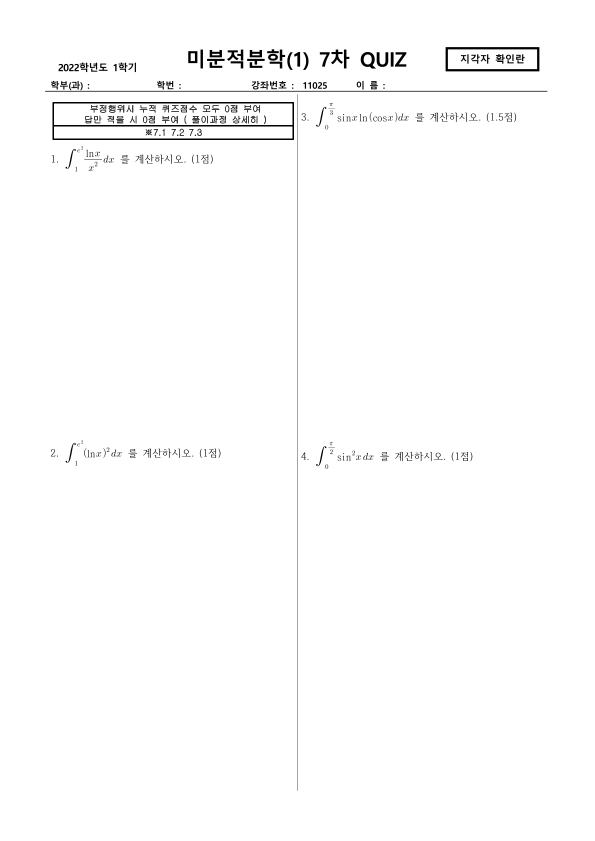
#> input picture step1/Try2 <직사각형 영역 수동 추출>/quiz7-1.png, 1190 x 1682 px (shown at 1/2 size)
$ python 'quiz문제지 직사각형 수동추출.py'
#> lines starting #> are read from the running program, lines starting #| are printed output that depends on the picture
import cv2
import numpy as np

point_list = []
src_img = cv2.imread('quiz7-1.png')    # source image
#> src_img is the input picture: shape (1682, 1190, 3); min 0, max 255, mean 251.9
src_img2 = cv2.resize(src_img,None, fx= 0.5, fy= 0.5, interpolation=cv2.INTER_AREA)  #이미지 사이즈 조정.(비율은 유지되도록 설정)
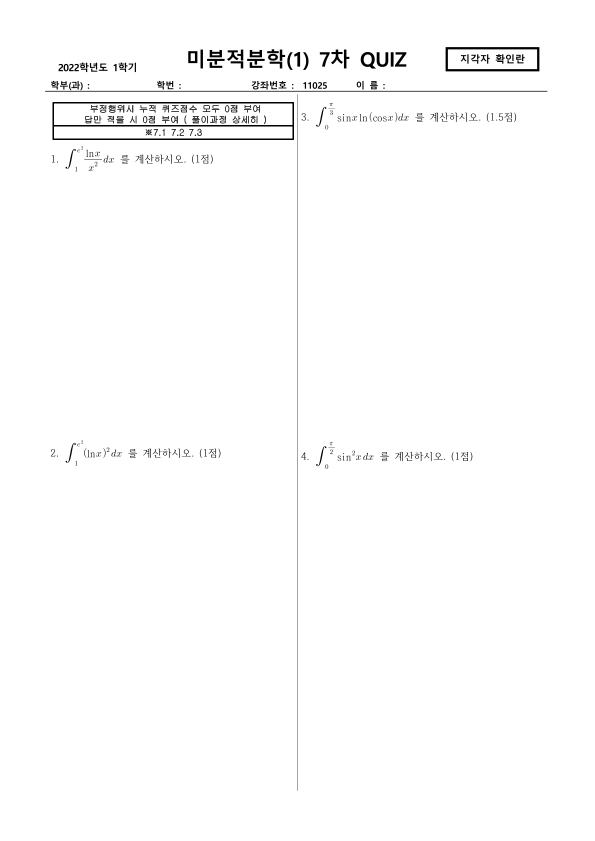
#> src_img2: shape (841, 595, 3); min 0, max 255, mean 251.9
COLOR = (100,0,100)   # 라인 색 설정 (보라색 사용)
THICKNESS = 1  # 라인 두께 설정
drawing = False
def mouse_handler(event,x,y,flags,param):
    global drawing
    dst_img = src_img2.copy()
    if event == cv2.EVENT_LBUTTONDOWN: # 마우스 왼쪽 버튼 DONW
        drawing = True
        point_list.append((x,y)) # 마우스 현재 위치 point_list에 append

    if drawing:
        prev_point = None #직선의 시작점
        for point in point_list:
            cv2.circle(dst_img,point,3,COLOR,cv2.FILLED)
            if prev_point:
                cv2.line(dst_img, prev_point, point,COLOR,THICKNESS, cv2.LINE_AA)  # 매끄럽게 출력되도록 함.
            prev_point = point

        next_point =(x,y)
        if len(point_list) == 4:
            show_result() #결과 출력
            next_point = point_list[0]

        cv2. line(dst_img, prev_point, next_point,COLOR,THICKNESS, cv2.LINE_AA)   # 매끄럽게 출력되도록 함.


    cv2.imshow('img',dst_img)    # 이미지 출력


def show_result():
    width, height = 530,710
    src = np.float32(point_list)
    dst = np.array([[0,0],[width,0],[width,height],[0,height]],dtype=np.float32)
    # 좌상, 우상, 우하, 좌하(시계방향 4방향 정의 )    사진에서 기울어진 부분도 수평초점을 맞춰줌.

    matrix = cv2.getPerspectiveTransform(src,dst) # Matrix얻어옴.
    result = cv2.warpPerspective(src_img2,matrix,(width, height))
    cv2.imshow('result',result)

cv2.namedWindow('img')
# img라는 이름의 윈도우를 먼저 만들어 둠. 여기에 마우스 이벤트를 처리하기 위한 핸들러 적용
cv2.setMouseCallback('img',mouse_handler)
cv2.imshow('img',src_img2)
cv2.waitKey(0)
#> (the run stopped early here; a loop or call above may not have finished)
